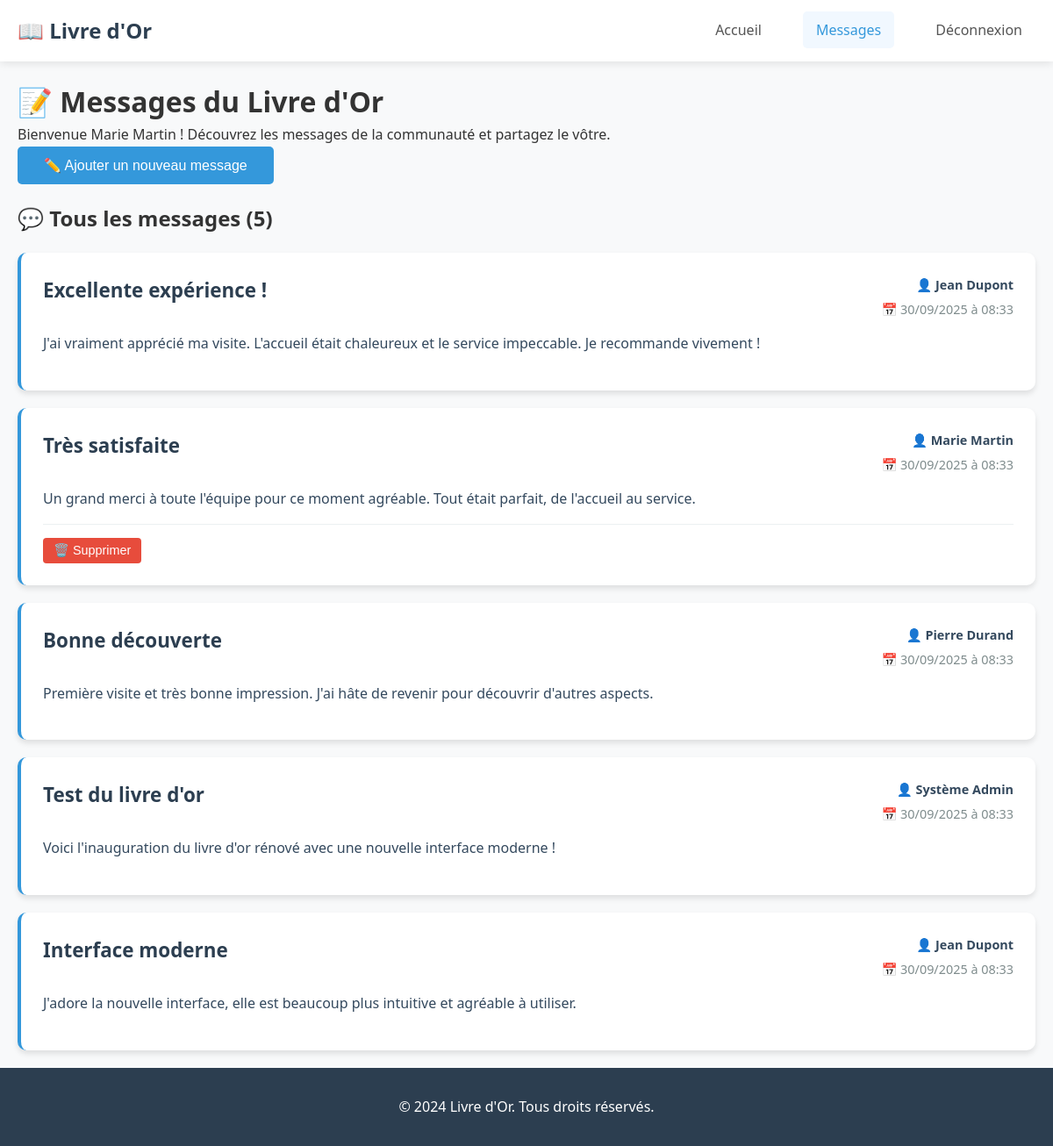
Screenshot of /messages.php (signed in) with the database file from the repository.
### tables this page shows
CREATE TABLE `commentaires` (
  `id` int NOT NULL AUTO_INCREMENT,
  `titre` varchar(255) NOT NULL,
  `commentaire` text NOT NULL,
  `id_utilisateur` int NOT NULL,
  `date_creation` timestamp NULL DEFAULT CURRENT_TIMESTAMP,
  `date_modification` timestamp NULL DEFAULT NULL ON UPDATE CURRENT_TIMESTAMP,
  `statut` enum('public','prive','modere') DEFAULT 'public',
  `note_appreciation` tinyint(1) DEFAULT NULL CHECK ((`note_appreciation` between 1 and 5)),
  PRIMARY KEY (`id`),
  KEY `id_utilisateur` (`id_utilisateur`),
  KEY `idx_date_creation` (`date_creation`),
  KEY `idx_statut` (`statut`),
  CONSTRAINT `commentaires_ibfk_1` FOREIGN KEY (`id_utilisateur`) REFERENCES `utilisateurs` (`id`) ON DELETE CASCADE
);

CREATE TABLE `utilisateurs` (
  `id` int NOT NULL AUTO_INCREMENT,
  `nom` varchar(100) NOT NULL,
  `prenom` varchar(100) NOT NULL,
  `login` varchar(255) NOT NULL,
  `mot_de_passe` varchar(255) NOT NULL,
  `date_inscription` timestamp NULL DEFAULT CURRENT_TIMESTAMP,
  `date_derniere_connexion` timestamp NULL DEFAULT NULL,
  `statut` enum('actif','inactif','suspendu') DEFAULT 'actif',
  PRIMARY KEY (`id`),
  UNIQUE KEY `login` (`login`),
  KEY `idx_login` (`login`),
  KEY `idx_nom_prenom` (`nom`,`prenom`),
  KEY `idx_date_inscription` (`date_inscription`)
);

### messages.php (the view, shortened to what this page needs)
<?php
try {
    $pdo = new PDO('mysql:host=localhost;dbname=livreor;charset=utf8', 'root', '');
    $pdo->setAttribute(PDO::ATTR_ERRMODE, PDO::ERRMODE_EXCEPTION);
} catch (PDOException $e) {
    die("Erreur de connexion à la base de données : " . $e->getMessage());
}
$erreurs = $_SESSION['erreurs'] ?? [];
try {
    $stmt = $pdo->prepare("
        SELECT c.*, u.nom, u.prenom
        FROM commentaires c
        JOIN utilisateurs u ON c.id_utilisateur = u.id
        WHERE c.statut = 'public'
        ORDER BY c.date_creation DESC
    ");
    $stmt->execute();
    $messages = $stmt->fetchAll(PDO::FETCH_ASSOC);
} catch (PDOException $e) {
    $messages = [];
    $erreurs[] = "Erreur lors de la récupération des messages : " . $e->getMessage();
}
$nom_utilisateur = $_SESSION['utilisateur_prenom'] . ' ' . $_SESSION['utilisateur_nom'];
?>
<!DOCTYPE html>
<html lang="fr">
<head>
    <link rel="stylesheet" href="styles.css">
</head>
<body>
    <header>
        <nav class="navbar">
            <div class="nav-container">
                <div class="nav-logo">
                    <h2>📖 Livre d'Or</h2>
                </div>
                <ul class="nav-menu">
                    <li class="nav-item">
                        <a href="index.php" class="nav-link">Accueil</a>
                    </li>
                    <li class="nav-item">
                        <a href="messages.php" class="nav-link active">Messages</a>
                    </li>
                    <li class="nav-item">
                        <a href="deconnexion.php" class="nav-link">Déconnexion</a>
                    </li>
                </ul>
            </div>
        </nav>
    </header>
    <main>
        <div class="messages-container">
            <h1>📝 Messages du Livre d'Or</h1>
            <p>Bienvenue <?php echo htmlspecialchars($nom_utilisateur); ?> ! Découvrez les messages de la communauté et partagez le vôtre.</p>
            <button type="button" class="btn btn-primary toggle-form-btn" onclick="toggleForm()">
                ✏️ Ajouter un nouveau message
            </button>
            <div class="messages-list">
                <h2>💬 Tous les messages (<?php echo count($messages); ?>)</h2>
                <?php if (empty($messages)): ?>
                    <div class="no-messages">
                        <p>Aucun message pour le moment. Soyez le premier à partager votre expérience !</p>
                    </div>
                <?php else: ?>
                    <?php foreach ($messages as $message): ?>
                        <div class="message-card">
                            <div class="message-header">
                                <h3 class="message-title"><?php echo htmlspecialchars($message['titre']); ?></h3>
                                <div class="message-meta">
                                    <div class="message-author">
                                        👤 <?php echo htmlspecialchars($message['prenom'] . ' ' . $message['nom']); ?>
                                    </div>
                                    <div class="message-date">
                                        📅 <?php echo date('d/m/Y à H:i', strtotime($message['date_creation'])); ?>
                                    </div>
                                </div>
                            </div>
                            <div class="message-content">
                                <?php echo nl2br(htmlspecialchars($message['commentaire'])); ?>
                            </div>
                            <?php if ($message['id_utilisateur'] == $_SESSION['utilisateur_id']): ?>
                                <div class="message-actions">
                                    <form method="POST" action="messages.php" style="display: inline;" onsubmit="return confirm('Êtes-vous sûr de vouloir supprimer ce message ? Cette action est irréversible.');">
                                        <button type="submit" name="supprimer_message" class="btn-delete btn-small">
                                            🗑️ Supprimer
                                        </button>
                                    </form>
                                </div>
                            <?php endif; ?>
                        </div>
                    <?php endforeach; ?>
                <?php endif; ?>
            </div>
        </div>
    </main>
    <footer>
        <div class="container">
            <p>&copy; 2024 Livre d'Or. Tous droits réservés.</p>
        </div>
    </footer>
</body>
</html>

### styles.css (style rules this page uses)
* { margin: 0; padding: 0; box-sizing: border-box; }
body { font-family: "Segoe UI", Tahoma, Geneva, Verdana, sans-serif; line-height: 1.6; color: #333; background-color: #f8f9fa; }
.container { max-width: 1200px; margin: 0 auto; padding: 0 20px; }
.navbar { background-color: #fff; box-shadow: 0 2px 10px rgba(0, 0, 0, 0.1); position: sticky; top: 0; z-index: 1000; }
.nav-container { max-width: 1200px; margin: 0 auto; padding: 0 20px; display: flex; justify-content: space-between; align-items: center; height: 70px; }
.nav-logo h2 { color: #2c3e50; font-size: 1.5rem; }
.nav-menu { display: flex; list-style: none; margin: 0; padding: 0; }
.nav-item { margin-left: 2rem; }
.nav-link { text-decoration: none; color: #555; font-weight: 500; padding: 10px 15px; border-radius: 5px; transition: all 0.3s ease; }
.nav-link:hover, .nav-link.active { color: #3498db; background-color: #f1f8ff; }
.btn { display: inline-block; padding: 12px 30px; text-decoration: none; border-radius: 5px; font-weight: 500; text-align: center; transition: all 0.3s ease; border: none; cursor: pointer; font-size: 1rem; }
.btn-primary { background-color: #3498db; color: white; }
footer { background-color: #2c3e50; color: white; text-align: center; padding: 2rem 0; margin-top: auto; }

### messages.php (style rules this page uses)
.messages-container { max-width: 1200px; margin: 0 auto; padding: 20px; }
.messages-list { display: grid; gap: 20px; }
.message-card { background: #fff; border-radius: 10px; padding: 25px; box-shadow: 0 4px 6px rgba(0, 0, 0, 0.1); border-left: 4px solid #3498db; }
.message-header { display: flex; justify-content: space-between; align-items: flex-start; margin-bottom: 15px; }
.message-title { color: #2c3e50; font-size: 1.4em; font-weight: bold; margin: 0; }
.message-meta { text-align: right; color: #7f8c8d; font-size: 0.9em; }
.message-author { font-weight: bold; color: #34495e; }
.message-date { display: block; margin-top: 5px; }
.message-content { color: #34495e; line-height: 1.6; margin-bottom: 15px; }
.toggle-form-btn { margin-bottom: 20px; }
.message-actions { margin-top: 15px; padding-top: 15px; border-top: 1px solid #ecf0f1; display: flex; gap: 10px; }
.btn-delete { background-color: #e74c3c; color: white; border: none; padding: 6px 12px; border-radius: 4px; cursor: pointer; font-size: 0.9em; transition: background-color 0.3s; }
.btn-small { padding: 6px 12px; font-size: 0.9em; }

### rows the page displays
commentaires: titre "Excellente expérience !", id_utilisateur.nom "Jean Dupont", date_creation "30/09/2025 à 08:33", commentaire "J'ai vraiment apprécié ma visite. L'accueil était chaleureux et le service impeccable. Je recommande vivement !"
commentaires: titre "Très satisfaite", id_utilisateur.nom "Marie Martin", date_creation "30/09/2025 à 08:33", commentaire "Un grand merci à toute l'équipe pour ce moment agréable. Tout était parfait, de l'accueil au service."
commentaires: titre "Bonne découverte", id_utilisateur.nom "Pierre Durand", date_creation "30/09/2025 à 08:33", commentaire "Première visite et très bonne impression. J'ai hâte de revenir pour découvrir d'autres aspects."
commentaires: titre "Test du livre d'or", id_utilisateur.nom "Système Admin", date_creation "30/09/2025 à 08:33", commentaire "Voici l'inauguration du livre d'or rénové avec une nouvelle interface moderne !"
commentaires: titre "Interface moderne", id_utilisateur.nom "Jean Dupont", date_creation "30/09/2025 à 08:33", commentaire "J'adore la nouvelle interface, elle est beaucoup plus intuitive et agréable à utiliser."

### other values shown
$nom_utilisateur "Marie Martin"
count($messages) "5"
